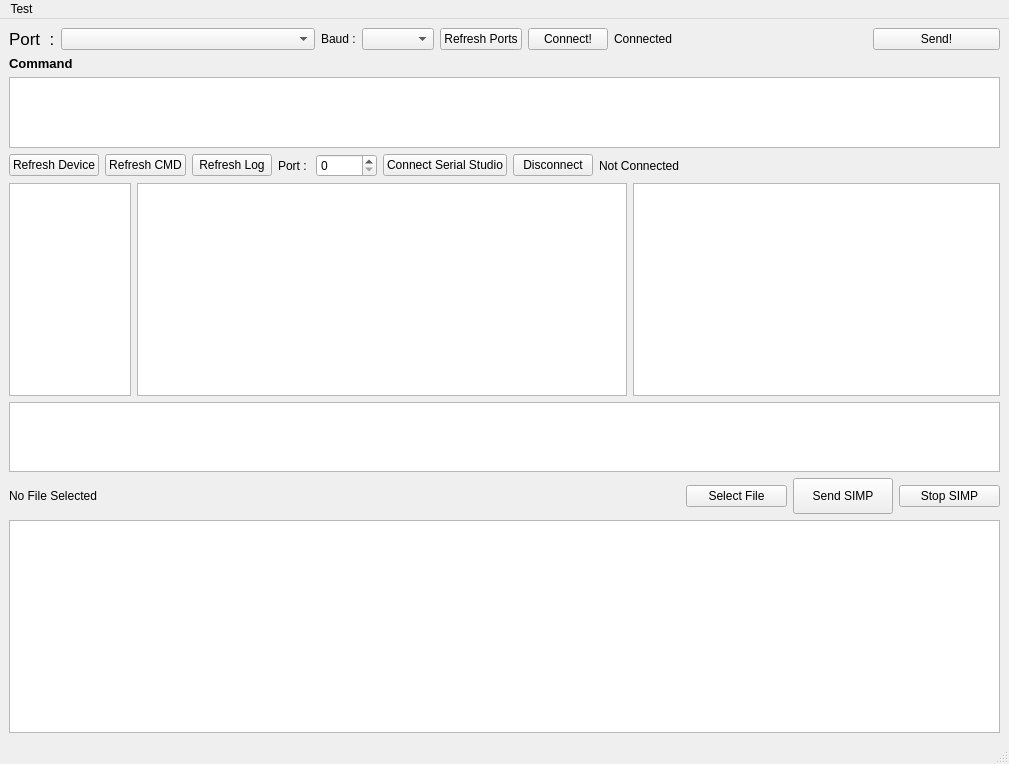
<?xml version="1.0" encoding="UTF-8"?>
<ui version="4.0">
 <class>MainWindow</class>
 <widget class="QMainWindow" name="MainWindow">
  <property name="geometry">
   <rect>
    <x>0</x>
    <y>0</y>
    <width>1009</width>
    <height>764</height>
   </rect>
  </property>
  <property name="windowTitle">
   <string>MainWindow</string>
  </property>
  <widget class="QWidget" name="centralwidget">
   <layout class="QVBoxLayout" name="verticalLayout">
    <item>
     <layout class="QVBoxLayout" name="verticalLayout_Main" stretch="10,1,10,0,30,5,5,30">
      <item>
       <layout class="QHBoxLayout" name="horizontalLayout_PortConnectSend" stretch="0,20,0,0,0,5,20,10">
        <property name="spacing">
         <number>-1</number>
        </property>
        <property name="sizeConstraint">
         <enum>QLayout::SetDefaultConstraint</enum>
        </property>
        <property name="leftMargin">
         <number>0</number>
        </property>
        <property name="rightMargin">
         <number>0</number>
        </property>
        <item>
         <widget class="QLabel" name="label_PortText">
          <property name="font">
           <font>
            <pointsize>13</pointsize>
            <strikeout>false</strikeout>
            <kerning>true</kerning>
           </font>
          </property>
          <property name="text">
           <string>Port  :</string>
          </property>
         </widget>
        </item>
        <item>
         <widget class="QComboBox" name="comboBox_selectPort"/>
        </item>
        <item>
         <widget class="QLabel" name="label">
          <property name="text">
           <string>Baud :</string>
          </property>
         </widget>
        </item>
        <item>
         <widget class="QComboBox" name="comboBox_selectBaud"/>
        </item>
        <item>
         <widget class="QPushButton" name="pushButton_RefreshPorts">
          <property name="text">
           <string>Refresh Ports</string>
          </property>
         </widget>
        </item>
        <item>
         <widget class="QPushButton" name="pushButton_ConnectToPort">
          <property name="text">
           <string>Connect!</string>
          </property>
         </widget>
        </item>
        <item>
         <widget class="QLabel" name="label_ConnectionStatus">
          <property name="enabled">
           <bool>true</bool>
          </property>
          <property name="text">
           <string>Connected</string>
          </property>
         </widget>
        </item>
        <item>
         <widget class="QPushButton" name="pushButton_SendCommand">
          <property name="text">
           <string>Send!</string>
          </property>
         </widget>
        </item>
       </layout>
      </item>
      <item>
       <widget class="QLabel" name="label_2">
        <property name="font">
         <font>
          <pointsize>10</pointsize>
          <bold>true</bold>
         </font>
        </property>
        <property name="text">
         <string>Command</string>
        </property>
       </widget>
      </item>
      <item>
       <widget class="QTextEdit" name="textEdit_CommandHeader">
        <property name="verticalScrollBarPolicy">
         <enum>Qt::ScrollBarAlwaysOff</enum>
        </property>
       </widget>
      </item>
      <item>
       <layout class="QHBoxLayout" name="horizontalLayout_5" stretch="0,0,10,0,0,0,0,0,50">
        <item>
         <widget class="QPushButton" name="pushButton_RefreshDeviceList">
          <property name="text">
           <string>Refresh Device</string>
          </property>
         </widget>
        </item>
        <item>
         <widget class="QPushButton" name="pushButton_RefreshCommandList">
          <property name="sizePolicy">
           <sizepolicy hsizetype="Minimum" vsizetype="Fixed">
            <horstretch>0</horstretch>
            <verstretch>0</verstretch>
           </sizepolicy>
          </property>
          <property name="text">
           <string>Refresh CMD</string>
          </property>
         </widget>
        </item>
        <item>
         <widget class="QPushButton" name="pushButton_RefreshLog">
          <property name="text">
           <string>Refresh Log</string>
          </property>
         </widget>
        </item>
        <item>
         <widget class="QLabel" name="label_3">
          <property name="text">
           <string>Port : </string>
          </property>
         </widget>
        </item>
        <item>
         <widget class="QSpinBox" name="spinBox_PortNum">
          <property name="maximum">
           <number>99999</number>
          </property>
         </widget>
        </item>
        <item>
         <widget class="QPushButton" name="pushButton_ConnectToSerialStudio">
          <property name="text">
           <string>Connect Serial Studio</string>
          </property>
         </widget>
        </item>
        <item>
         <widget class="QPushButton" name="pushButton_DisconnectSerialStudio">
          <property name="text">
           <string>Disconnect</string>
          </property>
         </widget>
        </item>
        <item>
         <widget class="QLabel" name="label_SerialStudioConnection">
          <property name="text">
           <string>Not Connected</string>
          </property>
         </widget>
        </item>
        <item>
         <spacer name="horizontalSpacer">
          <property name="orientation">
           <enum>Qt::Horizontal</enum>
          </property>
          <property name="sizeHint" stdset="0">
           <size>
            <width>40</width>
            <height>20</height>
           </size>
          </property>
         </spacer>
        </item>
       </layout>
      </item>
      <item>
       <layout class="QHBoxLayout" name="horizontalLayout_CommandMaker" stretch="10,40,30">
        <item>
         <widget class="QListWidget" name="listWidget_SelectDevice"/>
        </item>
        <item>
         <widget class="QListWidget" name="listWidget_CommandList"/>
        </item>
        <item>
         <widget class="QListWidget" name="listWidget_CommandOption"/>
        </item>
       </layout>
      </item>
      <item>
       <layout class="QHBoxLayout" name="horizontalLayout_3" stretch="90">
        <item>
         <widget class="QTextEdit" name="textEdit_CustomCommand"/>
        </item>
       </layout>
      </item>
      <item>
       <layout class="QHBoxLayout" name="horizontalLayout_2" stretch="20,3,3,3">
        <item>
         <widget class="QLabel" name="label_SIMP_filepath">
          <property name="text">
           <string>No File Selected</string>
          </property>
         </widget>
        </item>
        <item>
         <widget class="QPushButton" name="pushButton_SelectFile">
          <property name="text">
           <string>Select File</string>
          </property>
         </widget>
        </item>
        <item>
         <widget class="QPushButton" name="pushButton_SendSIMP">
          <property name="sizePolicy">
           <sizepolicy hsizetype="Expanding" vsizetype="Expanding">
            <horstretch>0</horstretch>
            <verstretch>0</verstretch>
           </sizepolicy>
          </property>
          <property name="text">
           <string>Send SIMP</string>
          </property>
         </widget>
        </item>
        <item>
         <widget class="QPushButton" name="pushButton_StopSIMP">
          <property name="text">
           <string>Stop SIMP</string>
          </property>
         </widget>
        </item>
       </layout>
      </item>
      <item>
       <widget class="QTextEdit" name="textEdit_Logs"/>
      </item>
     </layout>
    </item>
   </layout>
  </widget>
  <widget class="QMenuBar" name="menubar">
   <property name="geometry">
    <rect>
     <x>0</x>
     <y>0</y>
     <width>1009</width>
     <height>24</height>
    </rect>
   </property>
   <widget class="QMenu" name="menuMain_Window">
    <property name="title">
     <string>Test</string>
    </property>
   </widget>
   <addaction name="menuMain_Window"/>
  </widget>
  <widget class="QStatusBar" name="statusbar"/>
 </widget>
 <resources/>
 <connections/>
</ui>
